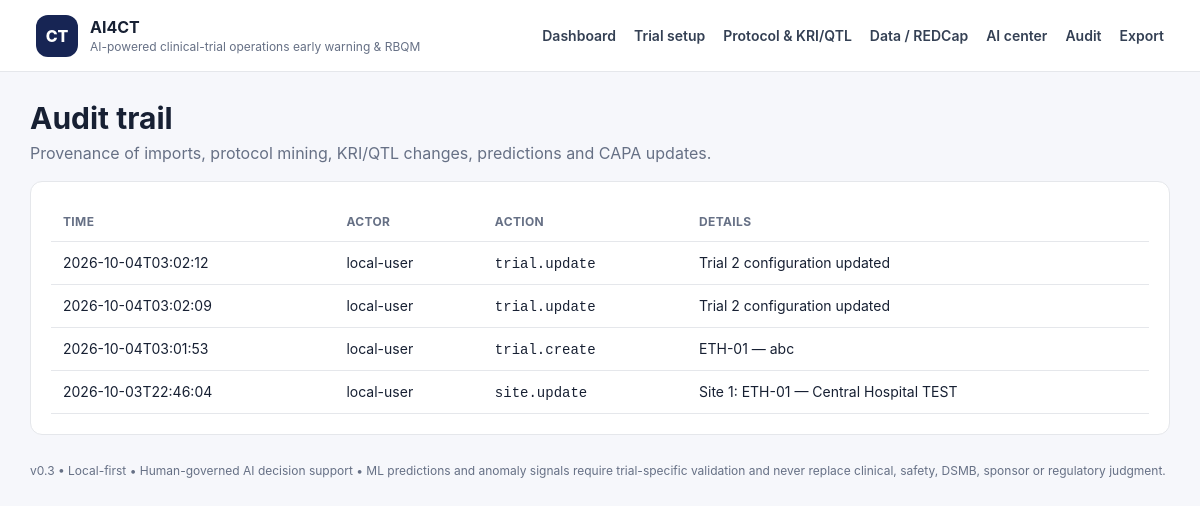
Screenshot of /audit with the database file from the repository.
### tables this page shows
CREATE TABLE audit(
      id INTEGER PRIMARY KEY, at TEXT, actor TEXT, action TEXT, details TEXT
    );

### app/main.py (the view)
@app.get("/audit",response_class=HTMLResponse)
def audit_page(request:Request):
    c=conn(); rows=c.execute("SELECT * FROM audit ORDER BY id DESC LIMIT 300").fetchall(); c.close(); return templates.TemplateResponse("audit.html",{"request":request,"rows":rows})

### app/templates/audit.html
{% extends "base.html" %}{% block title %}Audit trail • TrialOps EWS{% endblock %}{% block content %}<section class="hero"><div><h1>Audit trail</h1><p>Provenance of imports, protocol mining, KRI/QTL changes, predictions and CAPA updates.</p></div></section><section class="panel"><table><thead><tr><th>Time</th><th>Actor</th><th>Action</th><th>Details</th></tr></thead><tbody>{% for r in rows %}<tr><td>{{r.at}}</td><td>{{r.actor}}</td><td><code>{{r.action}}</code></td><td>{{r.details}}</td></tr>{% endfor %}</tbody></table></section>{% endblock %}

### app/templates/base.html
<!doctype html><html><head><meta charset="utf-8"><meta name="viewport" content="width=device-width,initial-scale=1">
<title>{% block title %}TrialOps EWS{% endblock %}</title><link rel="stylesheet" href="/static/style.css"></head>
<body><header><div class="brand"><div class="logo">CT</div><div><b>AI4CT</b><span>AI-powered clinical-trial operations early warning & RBQM</span></div></div><nav><a href="/">Dashboard</a><a href="/setup">Trial setup</a><a href="/configuration">Protocol & KRI/QTL</a><a href="/import">Data / REDCap</a><a href="/ai">AI center</a><a href="/audit">Audit</a><a href="/export/alerts.csv">Export</a></nav></header>
<main>{% block content %}{% endblock %}</main><footer>v0.3 • Local-first • Human-governed AI decision support • ML predictions and anomaly signals require trial-specific validation and never replace clinical, safety, DSMB, sponsor or regulatory judgment.</footer></body></html>

### app/static/style.css (style rules this page uses)
:root { --ink:#172033;--muted:#667085;--line:#e5e7eb;--bg:#f6f7fb;--blue:#3157d5;--navy:#172554;--red:#b42318;--amber:#b54708;--green:#027a48;--violet:#5925dc }
* { box-sizing:border-box }
body { margin:0;font-family:Inter,Segoe UI,Arial,sans-serif;background:var(--bg);color:var(--ink) }
header { min-height:72px;background:white;border-bottom:1px solid var(--line);display:flex;align-items:center;justify-content:space-between;padding:12px 3vw;position:sticky;top:0;z-index:4 }
.brand { display:flex;gap:12px;align-items:center }
.brand .logo { width:42px;height:42px;border-radius:12px;background:var(--navy);color:white;display:grid;place-items:center;font-weight:800 }
.brand span { display:block;font-size:12px;color:var(--muted);margin-top:2px }
nav { display:flex;gap:18px;flex-wrap:wrap }
a { color:var(--blue);text-decoration:none;font-weight:600 }
nav a { color:#344054;font-size:14px }
main { width:min(1600px,95vw);margin:28px auto }
.hero,.sitehero { display:flex;align-items:flex-end;justify-content:space-between;gap:24px;margin-bottom:18px }
.hero h1,.sitehero h1 { font-size:30px;margin:0 0 7px }
.hero p,.sitehero p { margin:0;color:var(--muted);max-width:780px }
.panel { background:white;border:1px solid var(--line);border-radius:12px;padding:20px;margin:16px 0;overflow:auto }
table { width:100%;border-collapse:collapse;min-width:900px }
th,td { text-align:left;padding:12px;border-bottom:1px solid var(--line);vertical-align:top }
th { font-size:12px;text-transform:uppercase;letter-spacing:.03em;color:var(--muted) }
td { font-size:14px }
.metricform textarea,.codeblock,code { font-family:Consolas,monospace }
footer { width:min(1600px,95vw);margin:24px auto;color:var(--muted);font-size:12px;padding-bottom:30px }

### rows the page displays
audit: at "2026-10-04T03:02:12", actor "local-user", action "trial.update", details "Trial 2 configuration updated"
audit: at "2026-10-04T03:02:09", actor "local-user", action "trial.update", details "Trial 2 configuration updated"
audit: at "2026-10-04T03:01:53", actor "local-user", action "trial.create", details "ETH-01 — abc"
audit: at "2026-10-03T22:46:04", actor "local-user", action "site.update", details "Site 1: ETH-01 — Central Hospital TEST"
